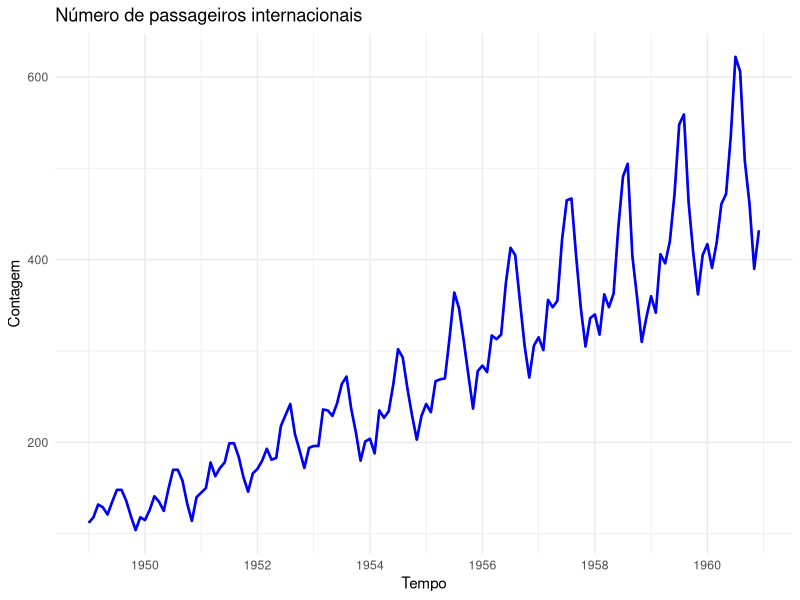
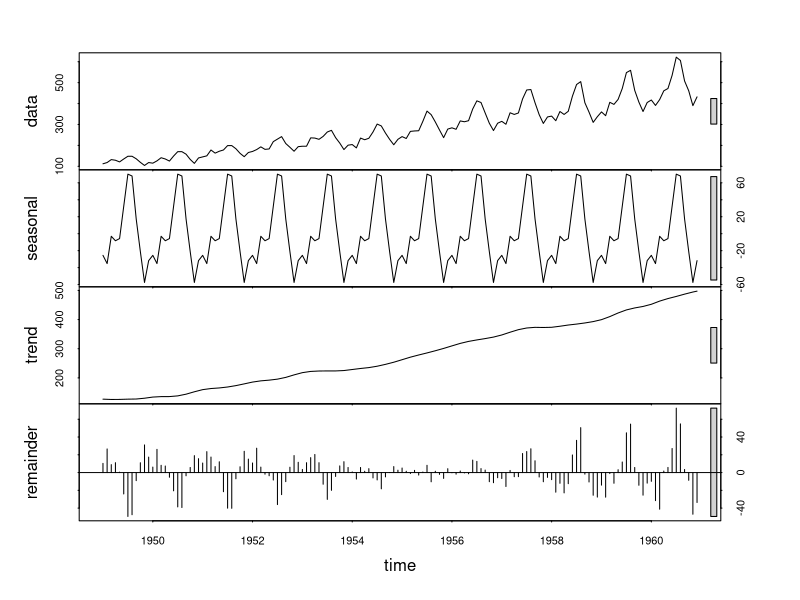
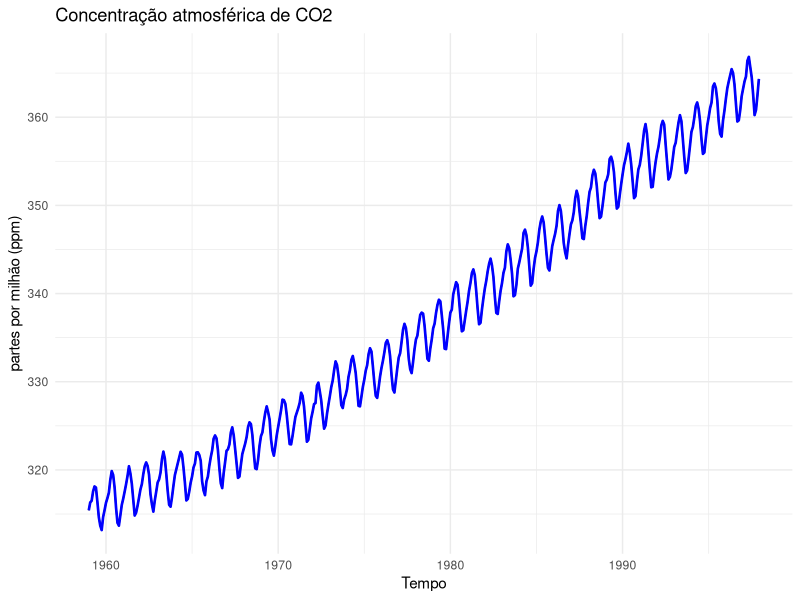
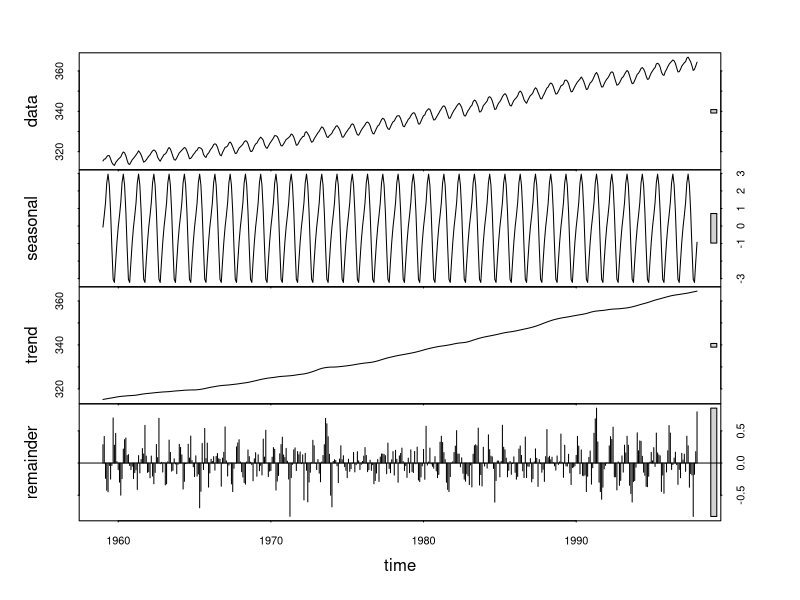
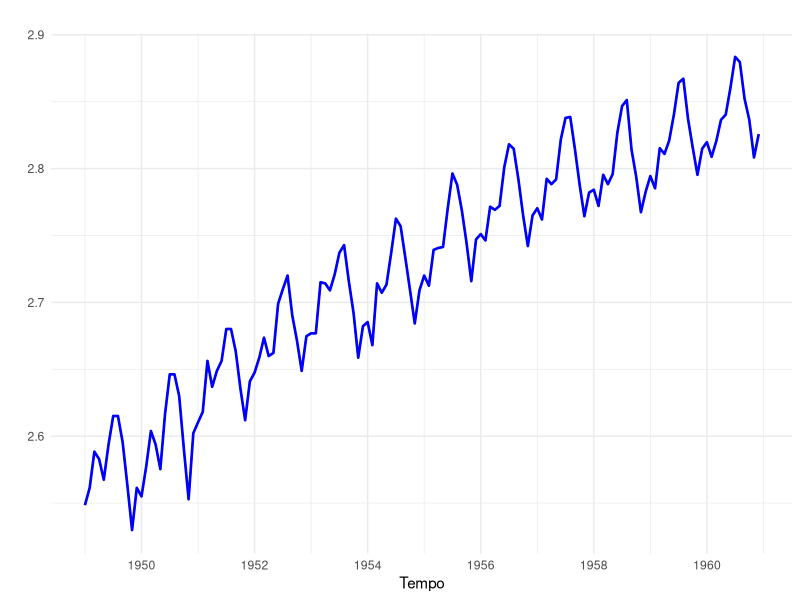
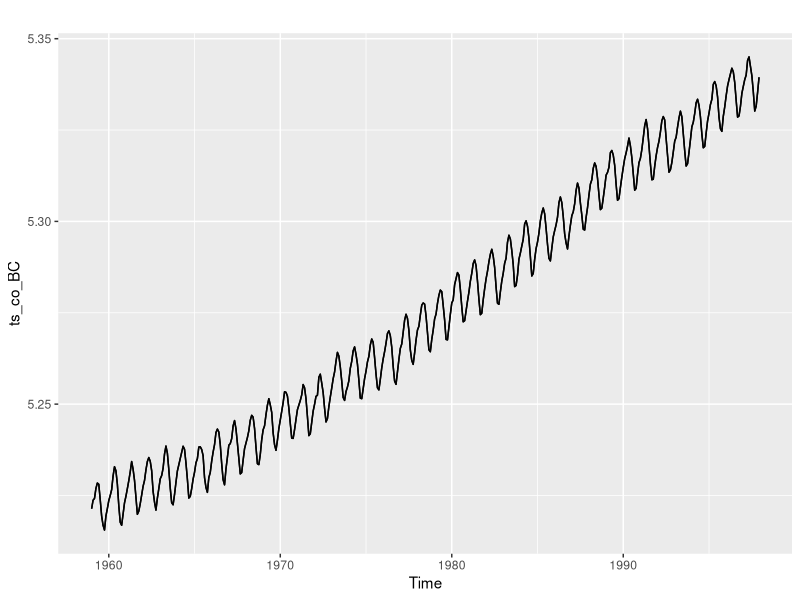

The R source for these figures, in order:
library(forecast)
library(ggplot2)

ts_AP<-AirPassengers
autoplot(ts_AP)+
  geom_line(linewidth = 0.9, color = 'blue')+
  labs(title = 'Número de passageiros internacionais')+
  xlab("Tempo")+
  ylab("Contagem")+
  theme_minimal()
AP_stl<- stl(ts_AP,s.window = 'periodic')
plot(AP_stl)


ts_co<-co2
autoplot(ts_co)+
  geom_line(linewidth = 0.9, color = 'blue')+
  labs(title = 'Concentração atmosférica de CO2')+
  xlab("Tempo")+
  ylab("partes por milhão (ppm)")+
  theme_minimal()
co_stl<-stl(ts_co, s.window = 'periodic')
plot(co_stl)


lambda_AP<-BoxCox.lambda(ts_AP, method = 'guerrero')
lambda_AP
ts_AP_BC<-BoxCox(ts_AP,lambda_AP)
plot_AP_BC<-autoplot(ts_AP_BC)+
  geom_line(linewidth = 0.9, color = 'blue')+
  xlab('Tempo')+
  ylab('')+
  theme_minimal()
plot_AP_BC

lambda_co<-BoxCox.lambda(ts_co, method = 'guerrero')
lambda_co
ts_co_BC<-BoxCox(ts_co,lambda_co)
autoplot(ts_co_BC)+
  geom_line()
